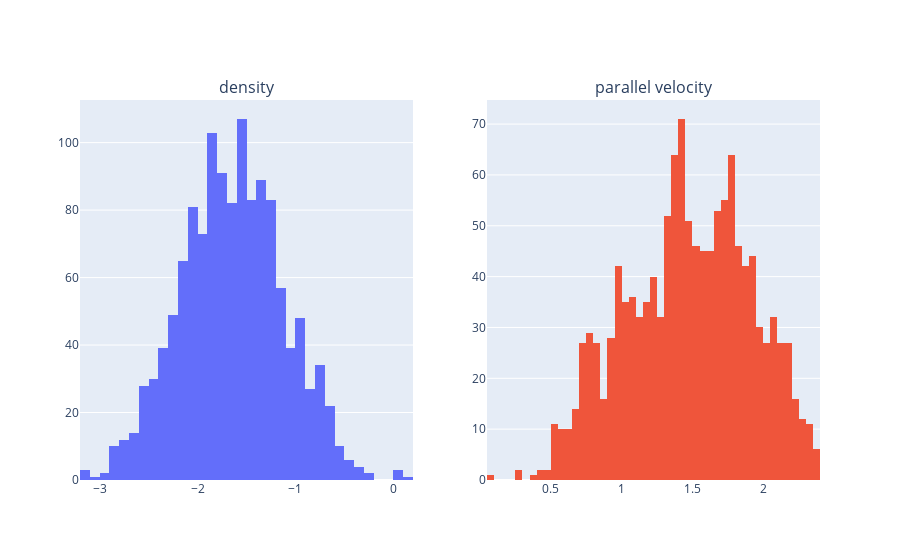

Notebook source saved alongside this figure:
### Code cell
fig = make_subplots(rows=1, cols=2, subplot_titles=("density", "parallel velocity"))

fig.add_trace(go.Histogram(x= np.log10(agg_df.loc[index,'n'])) ,row=1, col=1)
fig.add_trace(go.Histogram(x= np.log10(agg_df.loc[index,'v_par_all'])) ,row=1, col=2)

print(statistics.median(agg_df.loc[index,'n']))
print(statistics.median(agg_df.loc[index,'v_par_all']))

fig.update_layout(showlegend=False)

### Figure 1 — Plotly figure (JSON) as saved in the notebook; plotly's stock layout.template omitted (floating-point values rounded to 4 significant figures; data arrays with more than 128 entries replaced by an {"elided": "..."} marker saying what was removed)
{"data": [{"type": "histogram", "x": {"elided": "1298 float values"}, "xaxis": "x", "yaxis": "y"}, {"type": "histogram", "x": {"elided": "1298 float values"}, "xaxis": "x2", "yaxis": "y2"}], "layout": {"annotations": [{"font": {"size": 16}, "showarrow": false, "text": "density", "x": 0.225, "xanchor": "center", "xref": "paper", "y": 1, "yanchor": "bottom", "yref": "paper"}, {"font": {"size": 16}, "showarrow": false, "text": "parallel velocity", "x": 0.775, "xanchor": "center", "xref": "paper", "y": 1, "yanchor": "bottom", "yref": "paper"}], "showlegend": false, "xaxis": {"anchor": "y", "domain": [0, 0.45]}, "xaxis2": {"anchor": "y2", "domain": [0.55, 1]}, "yaxis": {"anchor": "x", "domain": [0, 1]}, "yaxis2": {"anchor": "x2", "domain": [0, 1]}}}
